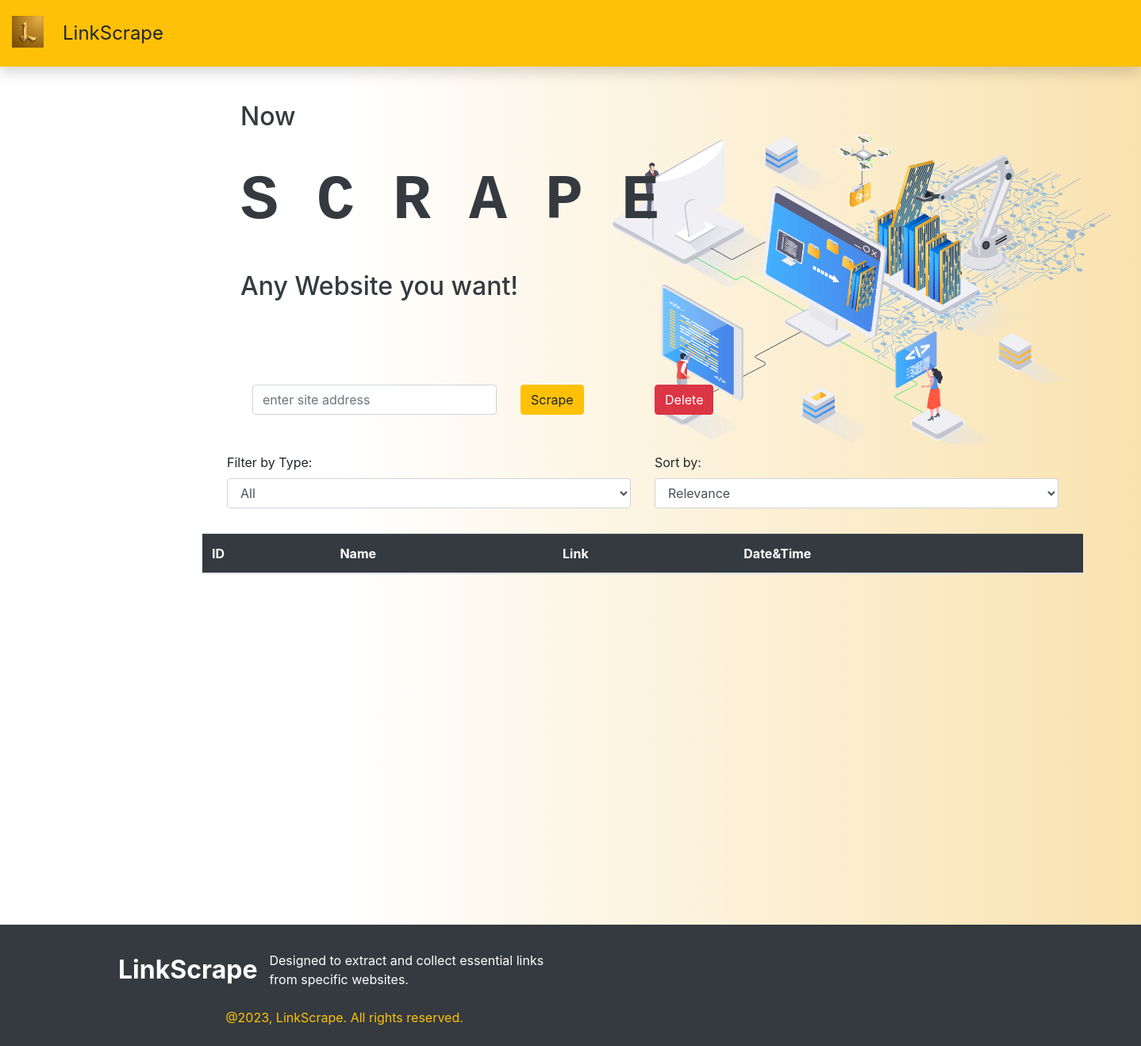
/, run on an earlier commit of the app's database.
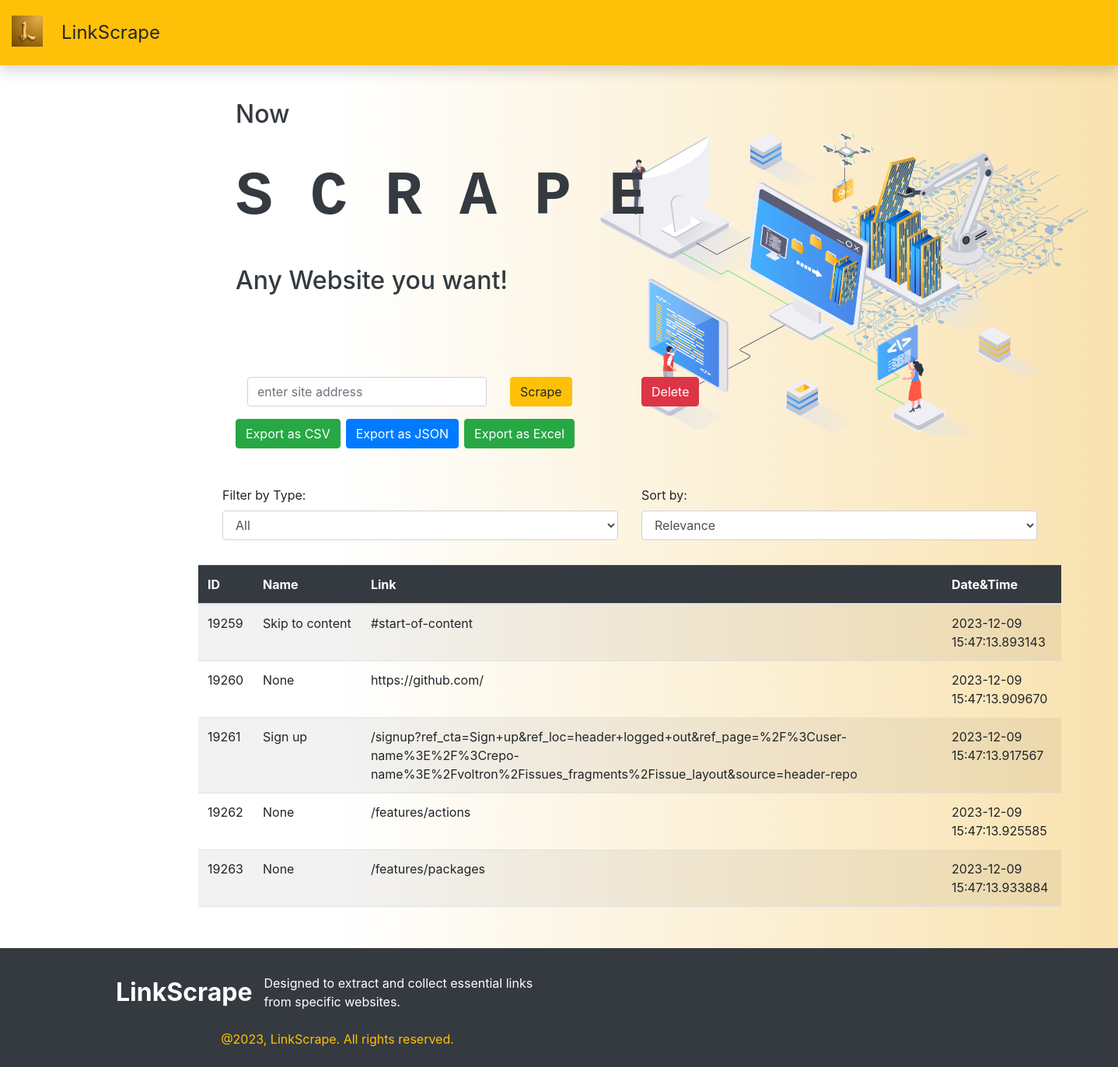
And on a later commit of the database.
### myapp/models.py (models this page shows, shortened)
class Link(models.Model):
    address = models.CharField(max_length=1000,null=True,blank=True)
    name = models.CharField(max_length=1000,null=True,blank=True)
    time =models.CharField(max_length=1000,null=True,blank=True)

### myapp/views.py (the view)
# urls.py: path('',views.scrape, name="scrape"),
def scrape(request):
    if request.method == "POST":
        site = request.POST.get('site','')
        page = requests.get(site)
        soup = BeautifulSoup(page.text,'html.parser')
        for link in soup.find_all('a'):
            link_address = link.get('href')
            link_text = link.string
            Link.objects.create(address=link_address,name=link_text,time=datetime.datetime.now())
        return HttpResponseRedirect('/')
    else:
        data = Link.objects.all()
    validator=len(data)
    return render(request,'myapp/result.html',{'data':data, 'showexport':validator})

### myapp/templates/myapp/result.html (shortened to what the changed rows need)
<!DOCTYPE html>
<html lang="en">
<head>
    <link rel="stylesheet" href="https://stackpath.bootstrapcdn.com/bootstrap/4.5.2/css/bootstrap.min.css">
</head>
<body>
    <div>
                            {% load static %}
        <main>
            <div class="">
                <div class="container " style="padding-bottom: 3%;margin-left:15rem">
                    <div class="row" style="margin-top: 2rem;margin-bottom:2rem">
                        <div class="col-md-12 m-5">
                            <h2 class="text-dark" style="padding-top: 3rem;">Now</h2>
                            <h1 class="text-dark fw-bold fs-1"
                                style="padding-top: 2rem; font-family: 'Courier New', Courier, monospace; font-size: 5rem;font-weight: 900;">
                                S C R A P E</h1>
                            <h2 class="text-dark" style="padding-top:2rem ;">Any Website you want!</h2>
                        </div>
                    </div>
                    <div class="row m-5">
                        {% if showexport %}
                            {% if showexport > 0%}
                            <div class="btn-group mt-3" role="group" aria-label="Export Buttons">
                                <a href="{% url 'export' format='csv' %}" class="btn btn-success mr-2 rounded">Export as CSV</a>
                                <a href="{% url 'export' format='json' %}" class="btn btn-primary mr-2 rounded">Export as JSON</a>
                                <a href="{% url 'export' format='excel' %}" class="btn btn-success rounded">Export as Excel</a>
                            </div>
                            {% endif %}
                        {% endif %}
                    </div>
                    <div class="row m-10" style="overflow-y: auto; height: 450px;">
                        <div class="col-md-12">
                            <table class="table  table-striped">
                                <thead class="table-dark">
                                    <tr>
                                        <th scope="col">ID</th>
                                        <th scope="col">Name</th>
                                        <th scope="col">Link</th>
                                        <th scope="col">Date&Time</th>
                                    </tr>
                                </thead>
                                <tbody id="linksTable">
                                    {% for link in data %}
                                    <tr>
                                        <td>{{link.id}}</td>
                                        <td>{{link.name}}</td>
                                        <td>{{link.address}}</td>
                                        <td>{{link.time}}</td>
                                    </tr>
                                    {% endfor %}
                                </tbody>
                            </table>
                        </div>
                    </div>
                </div>
            </div>
        </main>
    </div>
</body>
</html>

What changed in the data, as far as the page shows it:
added Link: id "19259", name "Skip to content", address "#start-of-content", time "2023-12-09 15:47:13.893143"
added Link: id "19260", name "None", address "https://github.com/", time "2023-12-09 15:47:13.909670"
added Link: id "19261", name "Sign up", address "/signup?ref_cta=Sign+up&ref_loc=header+logged+out&ref_page=%2F%3Cuser-name%3E%2F%3Crepo-name%3E%2Fvoltron%2Fissues_fragments%2Fissue_layout&source=header-repo", time "2023-12-09 15:47:13.917567"
added Link: id "19262", name "None", address "/features/actions", time "2023-12-09 15:47:13.925585"
added Link: id "19263", name "None", address "/features/packages", time "2023-12-09 15:47:13.933884"
Also different on the page:
text now shown: "Export as CSV Export as JSON Export as Excel"
